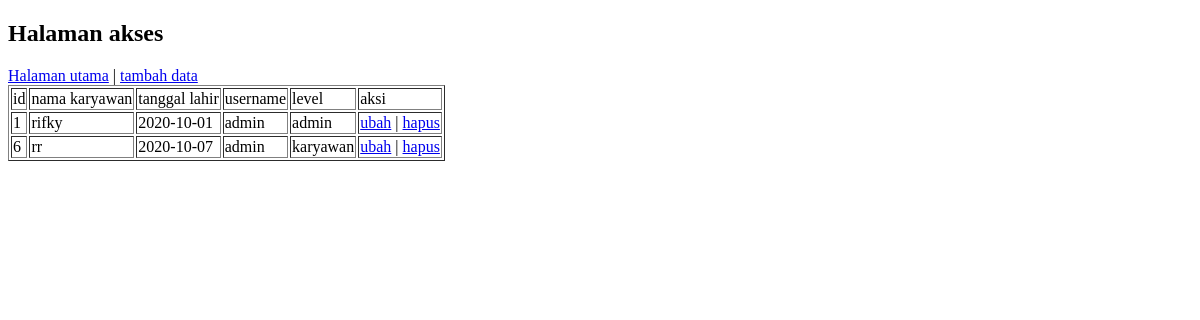
The app's page /index.php?halaman=akses (signed in), older data.
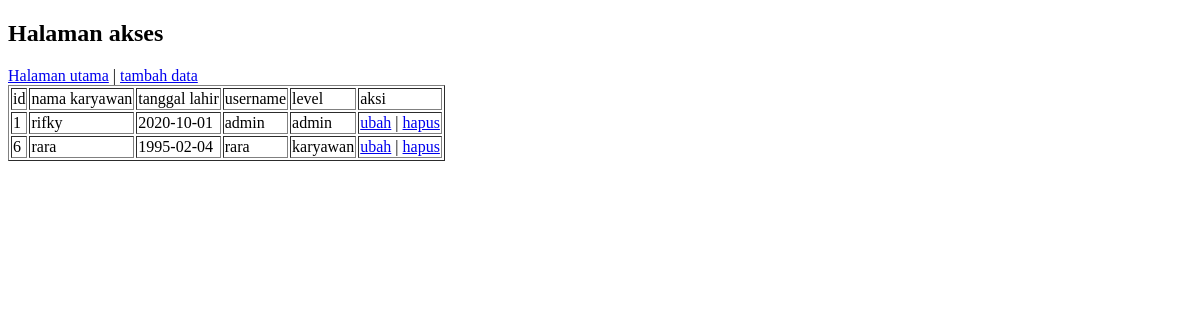
The same page, newer data.
### tables this page shows
CREATE TABLE `tb_akses` (
  `id` int(11) NOT NULL,
  `username` varchar(50) NOT NULL,
  `password` varchar(200) NOT NULL,
  `kar_id` int(11) NOT NULL,
  `level` enum('admin','karyawan') NOT NULL,
  `date_inserted` timestamp NOT NULL DEFAULT CURRENT_TIMESTAMP
);

CREATE TABLE `tb_karyawan` (
  `id` int(11) NOT NULL,
  `nik` varchar(50) NOT NULL,
  `tgl_lahir` date NOT NULL,
  `jkel` char(1) NOT NULL,
  `nama_karyawan` text NOT NULL,
  `size_seragam` char(15) NOT NULL,
  `jrk_tempuh` int(11) NOT NULL,
  `kilometer` int(11) NOT NULL
);

### include/model.php (called while the page is built, shortened)
<?php
function selectAccess()
{
    $conn = koneksiDB();
    $res = [];
    $query = "SELECT * FROM tb_akses ta LEFT JOIN tb_karyawan tk ON ta.kar_id = tk.id";
    $result = mysqli_query($conn, $query);
    while ($row = mysqli_fetch_assoc($result)) {
        $res[] = $row;
    }
    return $res;
}

### core.php (called while the page is built, shortened)
<?php
require 'include/model.php';
function tampilDataAkses()
{
    if ($_SESSION['ses_level'] == 'admin') {
        $model = selectAccess();
        return $model;
    }
}

### halaman_akses.php (the view, shortened to what this page needs)
<!DOCTYPE html>
<html lang="en">
<head>
</head>
<body>
    <div class="main">
        <h2>Halaman akses</h2>
        <div class="menu">
            <a href="index.php?halaman=utama">Halaman utama</a> | <a href="?halaman=akses&aksi=tambah">tambah data</a>
        </div>
        <div class="content">
            <table border="1">
                <tr>
                    <td>id</td>
                    <td>nama karyawan</td>
                    <td>tanggal lahir</td>
                    <td>username</td>
                    <td>level</td>
                    <td>aksi</td>
                </tr>
                <?php
                $show_dataAkses = tampilDataAkses();
                if ($show_dataAkses != null) {
                    foreach ($show_dataAkses as $data_akses) {
                        echo "<tr>";
                        echo "<td>$data_akses[id]</td>";
                        echo "<td>$data_akses[nama_karyawan]</td>";
                        echo "<td>$data_akses[tgl_lahir]</td>";
                        echo "<td>$data_akses[username]</td>";
                        echo "<td>$data_akses[level]</td>";
                        echo "<td> <a href=\"?halaman=akses&aksi=ubah&id=$data_akses[id]\"> ubah</a> | <a href=\"?halaman=akses&aksi=hapus&id=$data_akses[id]\"> hapus</a> </td>";
                        echo "</tr>";
                    }
                } else {
                    echo "<tr><td>tidak ada data</td></tr>";
                }
                ?>
            </table>
        </div>
    </div>
</body>
</html>

### index.php (shortened to what this page needs)
<?php
require 'core.php';
if (isset($_GET['halaman'])) {
    $halaman = $_GET['halaman'];
    switch ($halaman) {
        case 'akses':
            if ($_SESSION['ses_level'] == 'admin') {
                include_once "halaman_akses.php";
            } else {
                echo "anda tidak mempunyai hak akses admin";
            }
            break;
    }
}else{
    include_once 'halaman_utama.php';
}

Row changes from the older to the newer data that the page shows:
changed tb_akses "karyawan": tb_karyawan.nama_karyawan "rr" → "rara"; tb_karyawan.tgl_lahir "2020-10-07" → "1995-02-04"; username "admin" → "rara"
